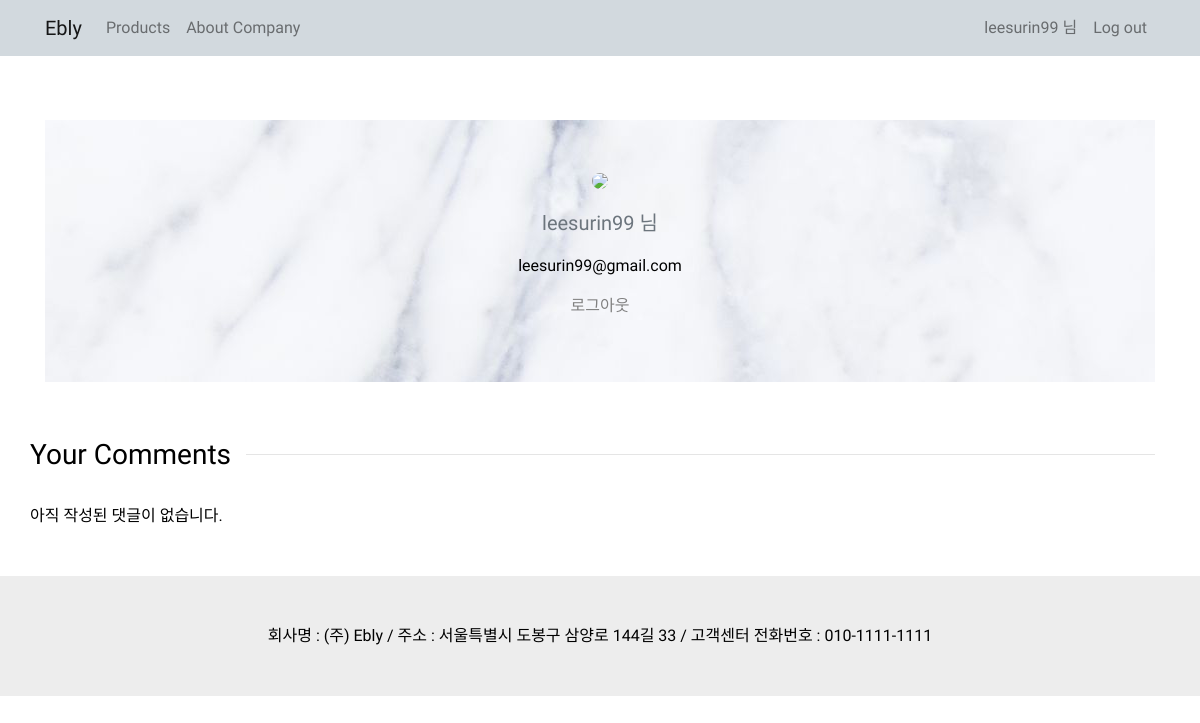
/shop/mypage/ (signed in), run on an earlier commit of the app's database.
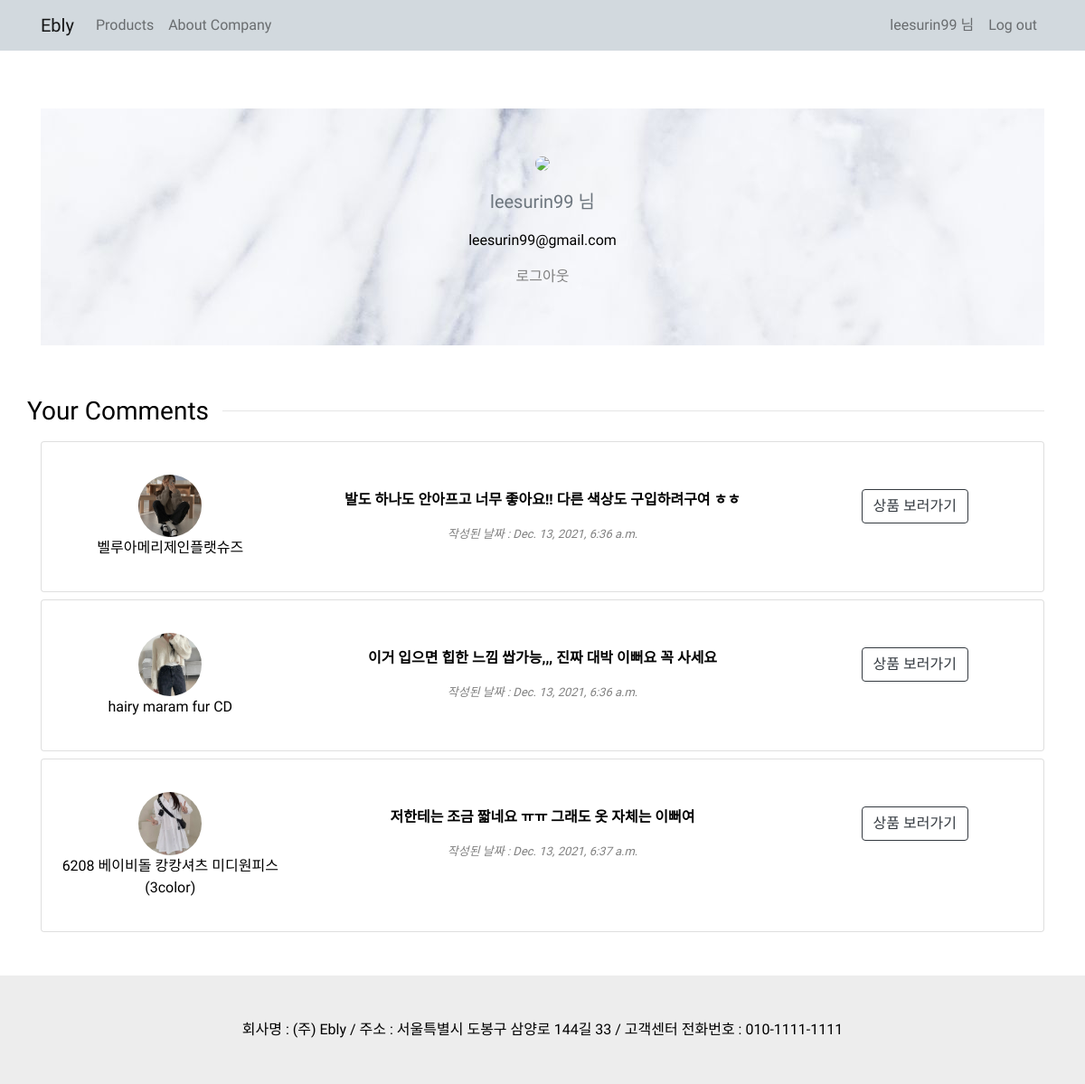
And on a later commit of the database.
### shop/models.py (models this page shows, shortened)
class Comment(models.Model): # 블로그 포스트가 존재해야만 댓글을 달 수 있다. 댓글과 포스트는 다대일 관계
    good = models.ForeignKey(Good, on_delete=models.CASCADE) # 포스트가 삭제되면 댓글도 모두 삭제
    user = models.ForeignKey(User, on_delete=models.CASCADE) # 한명의 유저가 여러개의 댓글을 달 수 있기 때문에 다대일 관계
    content = models.TextField()
    created_at = models.DateTimeField(auto_now_add=True)

class Good(models.Model):
    name = models.TextField()
    about = models.TextField()
    price = models.IntegerField()
    inventory = models.IntegerField(blank=False)
    image = models.ImageField(upload_to='shop/images/', blank=False)
    from_url = models.URLField()
    company = models.ForeignKey(Company, null=True, blank=True, on_delete=models.CASCADE)
    size = models.ManyToManyField(Size)
    color = models.ManyToManyField(Color)
    category = models.ForeignKey(Category, null=True, blank=True, on_delete=models.SET_NULL)
    tag = models.ManyToManyField(Tag)
    user_com = models.ForeignKey(User, null=True, on_delete=models.SET_NULL)
    def get_absolute_url(self):
        return f'/shop/{self.pk}/'

### shop/views.py (the view)
# urls.py: path('mypage/', views.mypage),
def mypage(request):
    user = request.user
    name = user.username
    if user.socialaccount_set.exists():
        avatar = user.socialaccount_set.first().get_avatar_url()
    else:
        avatar = 'https://doitdjango.com/avatar/id/426/215f50b97258a737/svg/{user.email}/'
    if user.email:
        email = user.email
    else:
        email = False
    return render(request, 'shop/mypage.html',
                  {
                        'username' : name,
                        'avatar' : avatar,
                        'email': email,
                        'comments': Comment.objects.filter(user=user),
                  })

### shop/templates/shop/mypage.html (shortened to what this page needs)
{% extends 'shop/base.html' %}
{% block 'main_area' %}
    {% include 'home/navbar.html' %}
    <div class="container">
       <section class="py-5 text-center container">
        <div class="row mt-3 py-lg-5 text-center" style="background-image: URL(/static/home/images/8f12c522b317357e028e336ac76e825b.jpg)">
            <div class="col-lg-6 col-md-8 mx-auto">
                <img class="rounded-circle" width="100px" src="{{avatar}}">
                    <p class="lead text-muted mt-3">{{username}} 님
                        {% if email %}
                        <p>{{email}}</p>
                        {% endif %}
                <p>
                    <a href="/accounts/logout/" style="color:gray;">로그아웃</a>
            </p>
            </div>
        </div>
    </section>
        <div class="row mt-2">
            <h3>Your Comments</h3>
            <div class="col"><hr size="10"></div>
        </div>
        {% if comments %}
        {% for c in comments %}
        <div class="row mt-2">
             <div class="col">
                 <div class="card">
                     <div class="card-body">
                         <div class="card-text text-center mt-3 mb-3">
                             <div class="row">
                             <div class="col-md-3">
                                 <img class="rounded-circle" src="{{c.good.image.url }}" width="70px"><br>
                                    {{c.good.name}}
                             </div>
                             <div class="col-md-6 mt-3">
                                 <p><strong>{{c.content}}</strong></p>
                                 <p style="color:gray; font-size:small;"><i>작성된 날짜 : {{c.created_at}}</i></p>
                             </div>
                             <div class="col-md-3 mt-3">
                                 <a class="btn btn-outline-dark" href="{{c.good.get_absolute_url}}">상품 보러가기</a>
                             </div>
                             </div>
                         </div>
                     </div>
                 </div>
            </div>
        </div>
        {% endfor %}
        {% else %}
        <div class="row mt-4">
            아직 작성된 댓글이 없습니다.
        </div>
      {% endif %}
    </div>
<div class="mt-5">
        {% include 'shop/footer.html' %}
    </div>
{% endblock %}

What changed in the data, as far as the page shows it:
added Comment: good.image (picture), good.name "벨루아메리제인플랫슈즈", content "발도 하나도 안아프고 너무 좋아요!! 다른 색상도 구입하려구여 ㅎㅎ", created_at "Dec. 13, 2021, 6:36 a.m."
added Comment: good.image (picture), good.name "hairy maram fur CD", content "이거 입으면 힙한 느낌 쌉가능,,, 진짜 대박 이뻐요 꼭 사세요", created_at "Dec. 13, 2021, 6:36 a.m."
added Comment: good.image (picture), good.name "6208 베이비돌 캉캉셔츠 미디원피스(3color)", content "저한테는 조금 짧네요 ㅠㅠ 그래도 옷 자체는 이뻐여", created_at "Dec. 13, 2021, 6:37 a.m."
Also different on the page:
text no longer shown: "아직 작성된 댓글이 없습니다."
